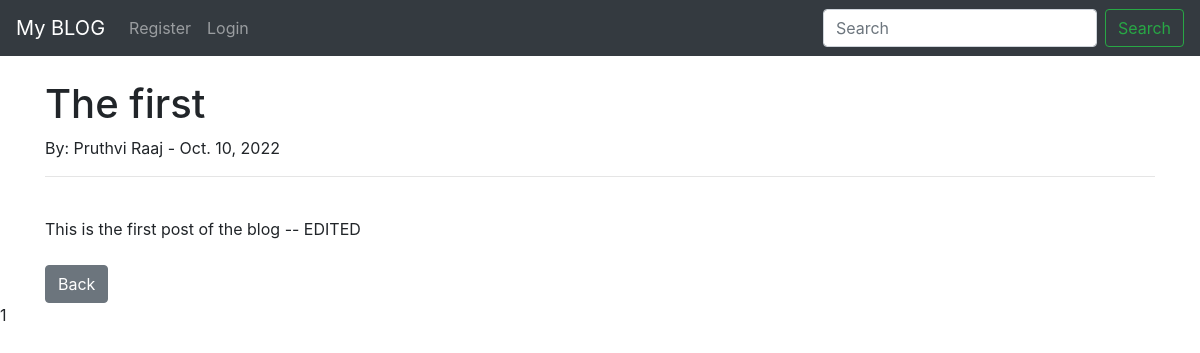
The app's page /article/2 with its own data.
### theblog/models.py (models this page shows, shortened)
class Post(models.Model):
    title = models.CharField(max_length=200)
    title_tag = models.CharField(max_length=200)
    author = models.ForeignKey(User, on_delete = models.CASCADE)
    body = models.TextField()
    post_date = models.DateField(auto_now_add= True)
    category = models.CharField(max_length=255, default='Uncategorized')

### theblog/views.py (the view)
# urls.py: path('article/<int:pk>', ArticleDetailView.as_view(), name = "article-detail"),
class ArticleDetailView(DetailView):
    model = Post
    template_name = 'article_details.html'

### theblog/templates/article_details.html (shortened to what this page needs)
{% extends 'base.html' %}
{% block content%}
<h1>{{post.title}}</h1>
<large>  By: {{post.author.first_name}}
             {{post.author.last_name}} -
             {{post.post_date}}
</large>
<br/>
<hr>
<br/>
{{post.body|safe}}
<br/><br/>
<a href = "{%url 'home'%}" class="btn btn-secondary" >Back<a/>
{% endblock %}

### records on screen
Post: title "The first", author.first_name "Pruthvi", author.last_name "Raaj", post_date "Oct. 10, 2022", body "This is the first post of the blog -- EDITED"
